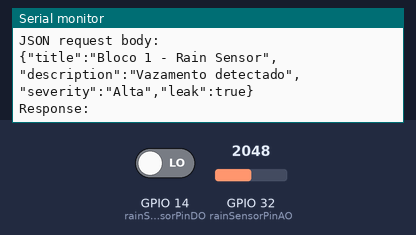
A sketch run on a simulated ESP32. Parts: the last lines printed to the serial monitor. Inputs (shaded band) come from the test bench; at power-on: GPIO 32 (rainSensorPinAO) = 2048, GPIO 14 (rainSensorPinDO) LOW. WiFi joins after 1.5 s; servers stay silent unless stated; uploads are accepted with an empty reply.

Above: at 3.4 s.
3.5 s: GPIO 32 (rainSensorPinAO) set to 360
At 7.97 s:
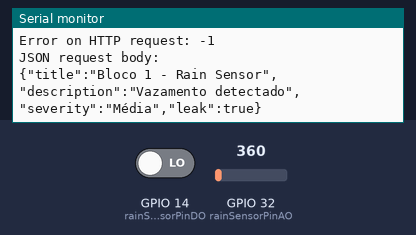
9.3 s: GPIO 14 (rainSensorPinDO) driven HIGH
At 13.38 s:
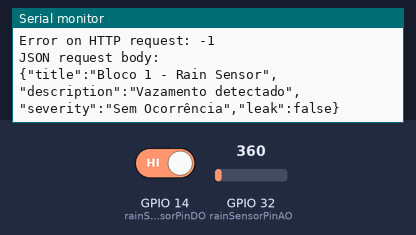
15.0 s: GPIO 32 (rainSensorPinAO) set to 440
At 19.5 s:
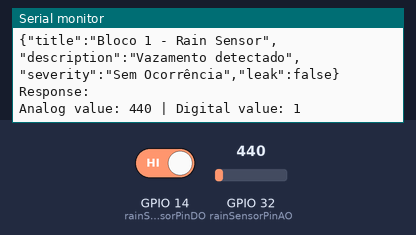
20.7 s: GPIO 14 (rainSensorPinDO) driven LOW
At 23.79 s:
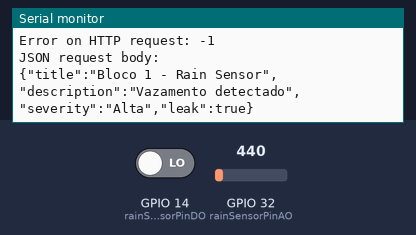
26.4 s: GPIO 32 (rainSensorPinAO) set to 160
At 29.2 s:
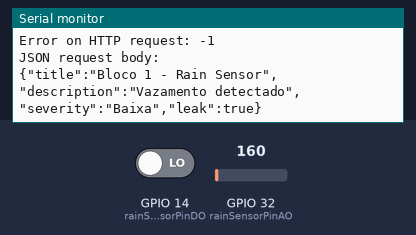
Timing chart, 0 to 30.7 s (numbered marks = the images above; inputs shaded):
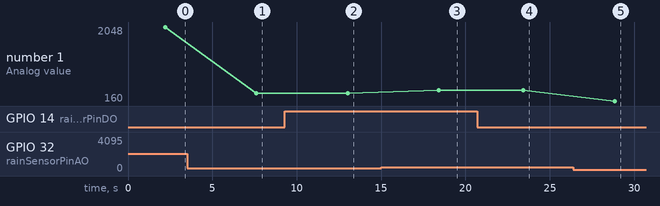

The sketch:

incidentSensorRain.ino
```cpp
#include <HTTPClient.h>
#include <ArduinoJson.h>
#include <WiFi.h>

const char* loginEndpoint = "https://api-incidents-1.onrender.com/login";
const char* incidentsEndpoint = "https://api-incidents-1.onrender.com/incidents";
const char* username = "admin";
const char* password = "admin";

const int rainSensorPinAO = 32;  // Pin where the analog output of the rain sensor is connected
const int rainSensorPinDO = 14;  // Pin where the digital output of the rain sensor is connected

String jwtToken;
String lastState = "No occurrence";

void setup() {
  Serial.begin(115200);
  WiFi.begin("vitor", "123abcdef");
  while (WiFi.status() != WL_CONNECTED) {
    delay(1000);
    Serial.println("Connecting to WiFi...");
  }
  Serial.println("Connected to WiFi");

  // Set pin mode for the rain sensor
  pinMode(rainSensorPinDO, INPUT);

  // Get JWT token
  getJwtToken();
}

void loop() {
  int sensorValueAO = analogRead(rainSensorPinAO);
  int sensorValueDO = digitalRead(rainSensorPinDO);

  // Print sensor readings
  Serial.print("Analog value: ");
  Serial.print(sensorValueAO);
  Serial.print(" | Digital value: ");
  Serial.println(sensorValueDO);

  String currentState = getWaterLevel(sensorValueAO, sensorValueDO);

  if (currentState != lastState) {
    Serial.print("State changed: ");
    Serial.println(currentState);
    handleIncident(currentState);
    lastState = currentState;
  }

  delay(5000);  // Adjust the delay as needed
}

String getWaterLevel(int sensorValueAO, int sensorValueDO) {
  if (sensorValueDO == HIGH || sensorValueAO >=4000) {
    return "No occurrence";
  } else {
    if (sensorValueAO < 200) {
      return "Low";
    } else if (sensorValueAO < 400) {
      return "Medium";
    } else {
      return "High";
    }
  }
}

void getJwtToken() {
  HTTPClient http;

  http.begin(loginEndpoint);
  http.addHeader("Content-Type", "application/json");

  // Build the JSON request body
  StaticJsonDocument<200> doc;
  doc["username"] = username;
  doc["password"] = password;
  String requestBody;
  serializeJson(doc, requestBody);

  int httpResponseCode = http.POST(requestBody);

  if (httpResponseCode > 0) {
    String response = http.getString();
    Serial.println("Response:");
    Serial.println(response);

    // Parse the JSON response to get the JWT token
    DynamicJsonDocument jsonDoc(200);
    deserializeJson(jsonDoc, response);
    jwtToken = jsonDoc["token"].as<String>();

    Serial.println("JWT Token:");
    Serial.println(jwtToken);
  } else {
    Serial.print("Error on HTTP request: ");
    Serial.println(httpResponseCode);
  }

  http.end();
}

void handleIncident(String waterLevel) {
  int incidentId = checkForIncidentWithId1();

  if (incidentId == 1) {
    // Update existing incident
    updateIncident(waterLevel, incidentId);
  } else {
    // Create new incident
    createIncident(waterLevel);
  }
}

int checkForIncidentWithId1() {
  HTTPClient http;

  http.begin(incidentsEndpoint);
  http.addHeader("Authorization", jwtToken);

  int httpResponseCode = http.GET();

  if (httpResponseCode > 0) {
    String response = http.getString();
    Serial.println("Response:");
    Serial.println(response);

    DynamicJsonDocument jsonDoc(1024);
    deserializeJson(jsonDoc, response);

    for (JsonObject incident : jsonDoc.as<JsonArray>()) {
      if (incident["id"].as<int>() == 1) {
        Serial.println("Incident with id 1 found.");
        return 1;
      }
    }
  } else {
    Serial.print("Error on HTTP request: ");
    Serial.println(httpResponseCode);
  }

  http.end();
  return -1;  // Indicate that no incident with id 1 was found
}

void createIncident(String waterLevel) {
  HTTPClient http;

  http.begin(incidentsEndpoint);
  http.addHeader("Content-Type", "application/json");
  http.addHeader("Authorization",  jwtToken);

  // Build the JSON request body
  StaticJsonDocument<200> doc;
  doc["title"] = "Bloco 1 - Rain Sensor";
  doc["description"] = "Vazamento detectado";
  doc["severity"] = getSeverity(waterLevel);
  doc["leak"] = (waterLevel != "No occurrence");
  String requestBody;
  serializeJson(doc, requestBody);

  // Print JSON request body for debugging
  Serial.println("JSON request body:");
  Serial.println(requestBody);

  int httpResponseCode = http.POST(requestBody);

  if (httpResponseCode > 0) {
    String response = http.getString();
    Serial.println("Response:");
    Serial.println(response);
  } else {
    Serial.print("Error on HTTP request: ");
    Serial.println(httpResponseCode);
  }

  http.end();
}

void updateIncident(String waterLevel, int incidentId) {
  HTTPClient http;

  String updateEndpoint = String(incidentsEndpoint) + "/" + String(incidentId);
  http.begin(updateEndpoint);
  http.addHeader("Content-Type", "application/json");
  http.addHeader("Authorization",  jwtToken);

  // Build the JSON request body
  StaticJsonDocument<200> doc;
  doc["title"] = "Bloco 1 - Rain Sensor";
  doc["description"] = "Rain level detected";
  doc["severity"] = getSeverity(waterLevel);
  doc["leak"] = (waterLevel != "No occurrence");
  String requestBody;
  serializeJson(doc, requestBody);

  // Print JSON request body for debugging
  Serial.println("JSON update request body:");
  Serial.println(requestBody);

  int httpResponseCode = http.PUT(requestBody);

  if (httpResponseCode > 0) {
    String response = http.getString();
    Serial.println("Response:");
    Serial.println(response);
  } else {
    Serial.print("Error on HTTP request: ");
    Serial.println(httpResponseCode);
  }

  http.end();
}

String getSeverity(String waterLevel) {
  if (waterLevel == "High") {
    return "Alta";
  } else if (waterLevel == "Medium") {
    return "Média";
  } else if (waterLevel == "Low") {
    return "Baixa";
  } else {
    return "Sem Ocorrência";
  }
}
```

Measured:
- after the input at 3.5 s, the serial monitor: prints a new line after 4.1 s (image 1)
- after the input at 9.3 s, the serial monitor: prints a new line after 3.7 s (image 2)
- after the input at 15.0 s, the serial monitor: prints a new line after 3.4 s (image 3)
- after the input at 20.7 s, the serial monitor: prints a new line after 2.7 s (image 4)
- after the input at 26.4 s, the serial monitor: prints a new line after 2.4 s (image 5)
- plotted number 1: 2048 → 360 after the input at 3.5 s, 360 → 440 after the input at 15.0 s, 440 → 160 after the input at 26.4 s
